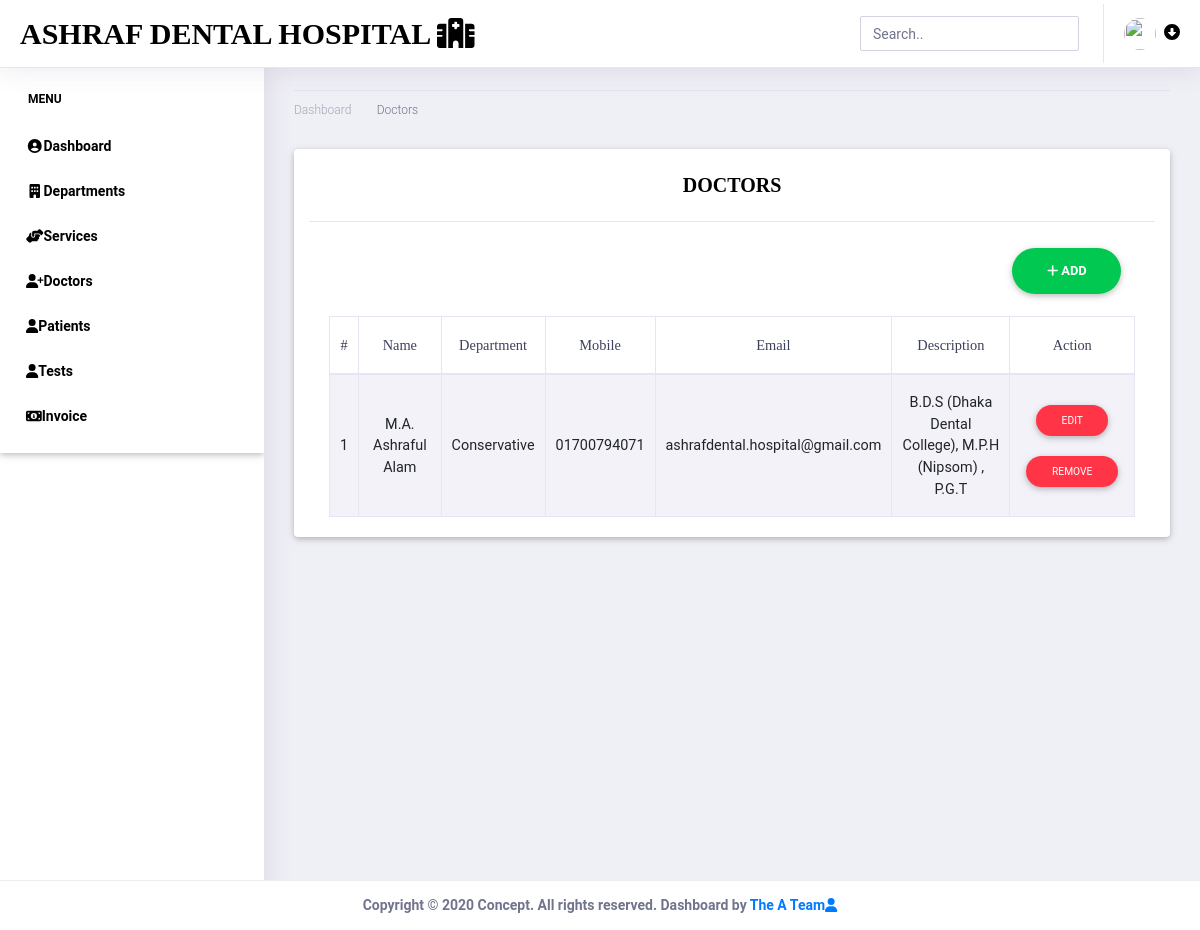
Before: /doctors/ (signed in) with the older database file.
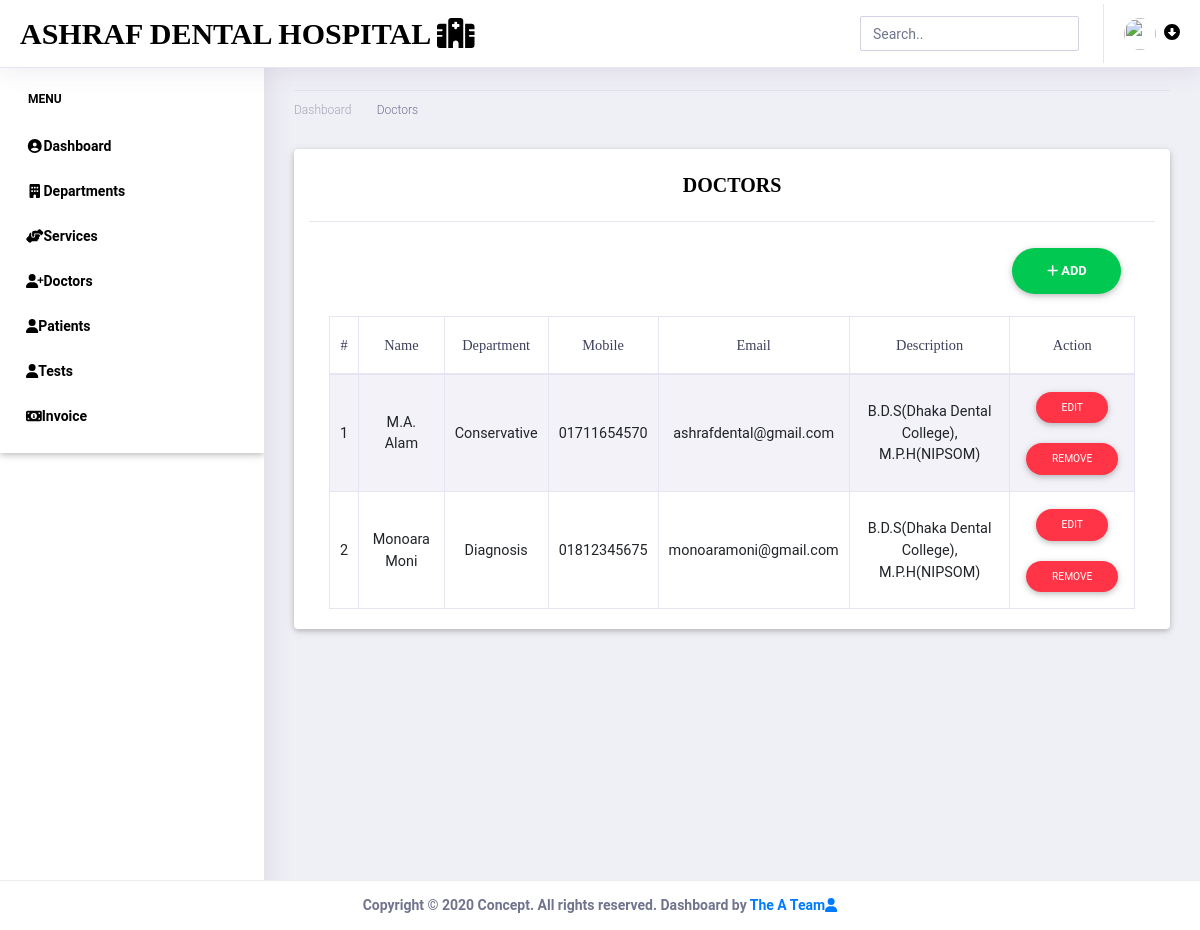
After: the same page with the newer database file.
### doctor_app/models.py (models this page shows, shortened)
class Doctor(models.Model):
    department = models.ForeignKey(Department, related_name='doctors', on_delete=models.CASCADE)
    name = models.CharField(max_length=128)
    phone = models.CharField(max_length=20)
    email = models.EmailField(default='')
    description = models.TextField(max_length=512)

### department_app/models.py (models this page shows)
class Department(models.Model):
    name = models.CharField(max_length=128)
    def __str__(self):
        return self.name

### doctor_app/views.py (the view)
# urls.py: path('doctors/', include('doctor_app.urls')),
@login_required(login_url="/")
def doctors(request):
    doc = Doctor.objects.all()
    serial = list()
    for i in range(1, len(doc) + 1):
        serial.append(i)
    foo = zip(doc, serial)
    context = {'doctor': foo}
    return render(request, 'doctors.html',context)

### templates/doctors.html (shortened to what the changed rows need)
<!doctype html>
<html lang="en">
<head>
    <link rel="stylesheet" href="/static/assets/vendor/bootstrap/css/bootstrap.min.css">
    <link href="/static/assets/vendor/fonts/circular-std/style.css" rel="stylesheet">
    <link rel="stylesheet" href="/static/assets/libs/css/style.css">
    <link rel="stylesheet" href="/static/assets/vendor/fonts/fontawesome/css/fontawesome-all.css">
    <link rel="stylesheet" href="/static/assets/vendor/charts/chartist-bundle/chartist.css">
    <link rel="stylesheet" href="/static/assets/vendor/charts/morris-bundle/morris.css">
    <link rel="stylesheet" href="/static/assets/vendor/fonts/material-design-iconic-font/css/materialdesignicons.min.css">
    <link rel="stylesheet" href="/static/assets/vendor/charts/c3charts/c3.css">
    <link rel="stylesheet" href="/static/assets/vendor/fonts/flag-icon-css/flag-icon.min.css">
    <link rel="stylesheet" href="/static/assets/libs/css/mdb.min.css" >
    <link rel="stylesheet" href="/static/assets/libs/css/animate-3.7.0.css">
    <link rel="stylesheet" href="/static/assets/libs/css/owl-carousel.min.css">
    <link rel="stylesheet" href="/static/assets/libs/css/mdb.min.css">
    <link rel="stylesheet" href="/static/assets/libs/css/all.css">
</head>
<body>
    <div class="dashboard-main-wrapper">
        <div class="dashboard-wrapper">
            <div class="dashboard-ecommerce">
                <div class="container-fluid dashboard-content ">
            <section class="contact-section area-padding">
                <div class="container card">
                  <div class="card-body">
                    <div id="table" class="table-editable">
                      <table class="table table-bordered table-responsive-md table-striped text-center">
                        <thead>
                          <tr>
                            <th class="text-center" color="black">#</th>
                            <th class="text-center" color="black">Name</th>
                            <th class="text-center" color="black">Department</th>
                              <th class="text-center" color="black">Mobile</th>
                              <th class="text-center" color="black">Email</th>
                            <th class="text-center" color="black">Description</th>
                              <th class="text-center" color="black">Action</th>
                          </tr>
                        </thead>
                        <tbody>
                          {% for val, s in doctor%}
                             <tr>
                                <td class="pt-3-half"  color="black">{{ s }}</td>
                                <td class="pt-3-half"  color="black">{{ val.name }}</td>
                                 <td class="pt-3-half"  color="black">{{ val.department }}</td>
                                 <td class="pt-3-half"  color="black">{{ val.phone }}</td>
                                 <td class="pt-3-half"  color="black">{{ val.email }}</td>
                                 <td class="pt-3-half"  color="black">{{ val.description }}</td>
                                <td>
                                    <span class="table-edit">
                                <a href="{% url 'edit-doc' val.id %}"><button type="button" class="btn btn-danger btn-rounded btn-sm my-0" >Edit</button></a>
                              </span><p></p>
                                  <span class="table-remove">
                                    <a href="{% url 'remove-doc' val.id %}"><button type="button" class="btn btn-danger btn-rounded btn-sm my-0">Remove</button></a>
                                  </span>
                                </td>
                              </tr>
                           {% endfor %}
                        </tbody>
                      </table>
                    </div>
                  </div>
                </div>
            </section>
        </div>
    </div>
        </div>
    </div>
</body>
</html>

Changed rows visible on the page:
removed Doctor: id "1", name "M.A. Ashraful Alam", department "Conservative", phone "01700794071", email "ashrafdental.hospital@gmail.com", description "B.D.S (Dhaka Dental College), M.P.H (Nipsom) , P.G.T"
added Doctor: s "1", name "M.A. Alam", department "Conservative", phone "01711654570", email "ashrafdental@gmail.com", description "B.D.S(Dhaka Dental College), M.P.H(NIPSOM)"
added Doctor: department "2", name "Monoara Moni", department "Diagnosis", phone "01812345675", email "monoaramoni@gmail.com", description "B.D.S(Dhaka Dental College), M.P.H(NIPSOM)"
